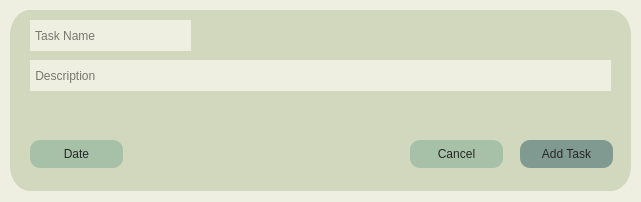
<?xml version="1.0" encoding="UTF-8"?>
<ui version="4.0">
 <class>Form</class>
 <widget class="QWidget" name="Form">
  <property name="geometry">
   <rect>
    <x>0</x>
    <y>0</y>
    <width>641</width>
    <height>202</height>
   </rect>
  </property>
  <property name="windowTitle">
   <string>Form</string>
  </property>
  <property name="styleSheet">
   <string notr="true">background-color: #EEEFE0;</string>
  </property>
  <widget class="QFrame" name="frame">
   <property name="geometry">
    <rect>
     <x>10</x>
     <y>10</y>
     <width>621</width>
     <height>181</height>
    </rect>
   </property>
   <property name="styleSheet">
    <string notr="true">QFrame {
	background-color: #D1D8BE;
	border-radius: 20px solid;
}</string>
   </property>
   <property name="frameShape">
    <enum>QFrame::StyledPanel</enum>
   </property>
   <property name="frameShadow">
    <enum>QFrame::Raised</enum>
   </property>
   <widget class="QLineEdit" name="Task_name">
    <property name="geometry">
     <rect>
      <x>20</x>
      <y>10</y>
      <width>161</width>
      <height>31</height>
     </rect>
    </property>
    <property name="styleSheet">
     <string notr="true">QLineEdit {
	border : 0.1;
}</string>
    </property>
    <property name="inputMethodHints">
     <set>Qt::ImhNone</set>
    </property>
    <property name="text">
     <string notr="true"/>
    </property>
    <property name="echoMode">
     <enum>QLineEdit::Normal</enum>
    </property>
    <property name="dragEnabled">
     <bool>false</bool>
    </property>
    <property name="readOnly">
     <bool>false</bool>
    </property>
    <property name="placeholderText">
     <string> Task Name</string>
    </property>
    <property name="clearButtonEnabled">
     <bool>false</bool>
    </property>
   </widget>
   <widget class="QLineEdit" name="DEscription">
    <property name="geometry">
     <rect>
      <x>20</x>
      <y>50</y>
      <width>581</width>
      <height>31</height>
     </rect>
    </property>
    <property name="styleSheet">
     <string notr="true">QLineEdit {
	border : 0.1;
}</string>
    </property>
    <property name="text">
     <string/>
    </property>
    <property name="placeholderText">
     <string> Description</string>
    </property>
   </widget>
   <widget class="QPushButton" name="Cancel_Button">
    <property name="geometry">
     <rect>
      <x>400</x>
      <y>130</y>
      <width>93</width>
      <height>28</height>
     </rect>
    </property>
    <property name="styleSheet">
     <string notr="true">QPushButton {
	color:#262626;
	background-color:#A7C1A8;
	border-radius : 10px ;
}</string>
    </property>
    <property name="text">
     <string>Cancel</string>
    </property>
   </widget>
   <widget class="QPushButton" name="pushButton_2">
    <property name="geometry">
     <rect>
      <x>510</x>
      <y>130</y>
      <width>93</width>
      <height>28</height>
     </rect>
    </property>
    <property name="styleSheet">
     <string notr="true">QPushButton {
	color:#262626;
	background-color: #819A91;
	border-radius : 10px ;
}</string>
    </property>
    <property name="text">
     <string>Add Task</string>
    </property>
   </widget>
   <widget class="QPushButton" name="Delete_Button">
    <property name="geometry">
     <rect>
      <x>20</x>
      <y>130</y>
      <width>93</width>
      <height>28</height>
     </rect>
    </property>
    <property name="styleSheet">
     <string notr="true">QPushButton {
	color:#262626;
	background-color:#A7C1A8;
	border-radius : 10px ;
}</string>
    </property>
    <property name="text">
     <string>Date</string>
    </property>
   </widget>
  </widget>
 </widget>
 <resources/>
 <connections/>
</ui>
